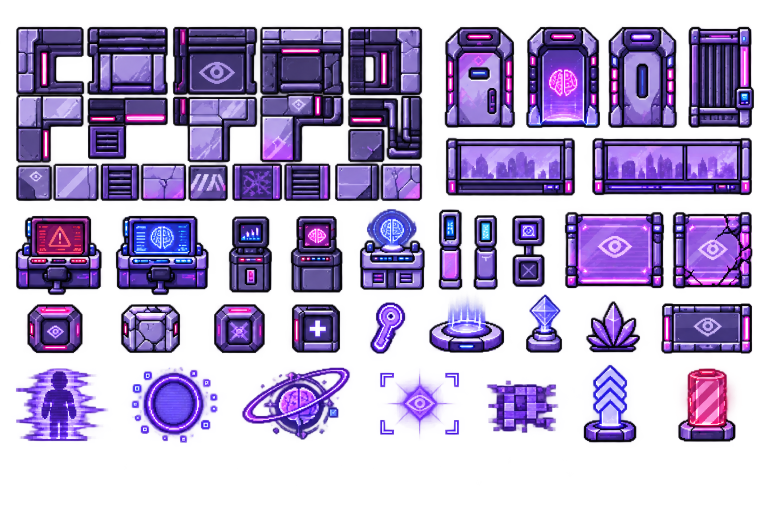
#> input picture Tools/SpriteCut/sheets/corporation_lavender.png, 1536 x 1024 px (shown at 1/2 size)
$ python segment.py sheets/corporation_lavender.png sheets/helloworld_holo.png 5
#> lines starting #> are read from the running program, lines starting #| are printed output that depends on the picture; after the words box and inside, x2 and y2 are one past the last pixel; in counts of white or black regions, pixels touching at a corner belong together
"""캐릭터 시트에서 배경을 지우고 포즈(덩어리)별 상자를 찾는다.
사용: python -I segment.py <시트.png> <출력 접두어> [밝기 기준]
배경 = 테두리에서 이어진 밝고 무채색인 픽셀 (체크무늬 배경도 포함). 안쪽의 흰 양말·눈은 테두리와 이어지지 않아 남는다."""
import sys
import numpy as np
from PIL import Image
from scipy import ndimage

src, out = sys.argv[1], sys.argv[2]
light = int(sys.argv[3]) if len(sys.argv) > 3 else 200
raw = Image.open(src)
#> raw is the input picture: PIL image 1536x1024 RGBA; mean R, G, B, A 54.1, 37.3, 86.5, 118.2
transparent = raw.mode == 'RGBA' and (np.array(raw)[:, :, 3] == 0).mean() > 0.2
#> transparent = True
img = raw.convert('RGB')
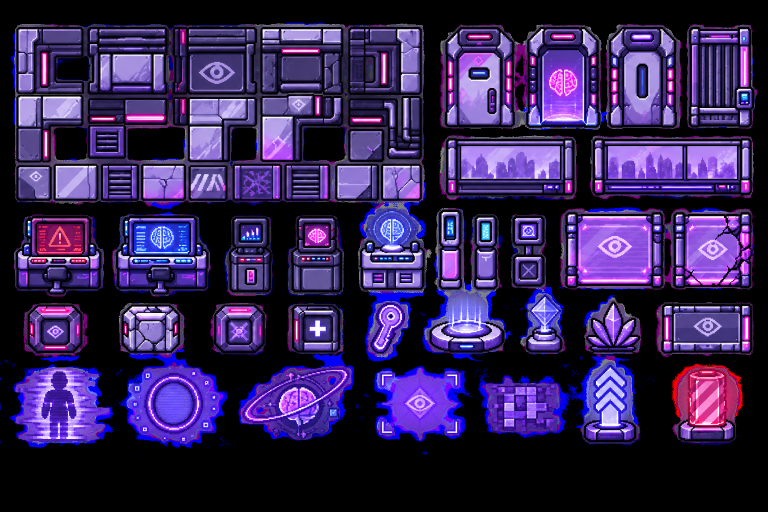
#> img: PIL image 1536x1024 RGB (shown at 1/2 size); mean R, G, B 54.1, 37.3, 86.5
if transparent:
    # 배경이 이미 투명한 시트: 반 이상 불투명한 픽셀만 캐릭터 (가장자리의 옅은 번짐은 버린다)
    fg = np.array(raw)[:, :, 3] >= 128
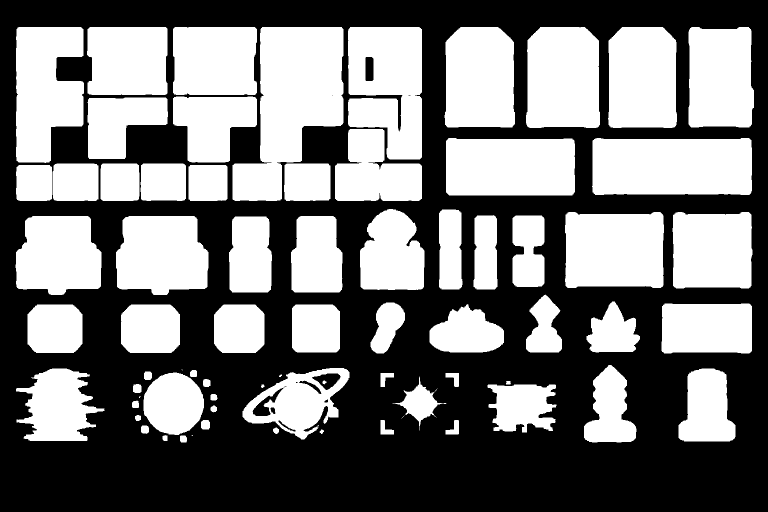
#> fg: shape (1024, 1536) bool (shown at 1/2 size); 46.8% white; 77 white regions (9 under 20 px), largest, box (x1, y1, x2, y2) and area: (465, 54, 687, 402) 46148, (1184, 276, 1504, 390) 35411, (696, 54, 844, 319) 32105
else:
    a = np.array(img).astype(int)
    mx, mn = a.max(axis=2), a.min(axis=2)
    bgish = (mn > light) & (mx - mn < 24)
    lab, n = ndimage.label(bgish)
    border = set(np.unique(np.concatenate([lab[0], lab[-1], lab[:, 0], lab[:, -1]]))) - {0}
    bg = np.isin(lab, list(border))
    fg = ~bg
    # 가장자리 1px 정도 남는 밝은 테두리(안티에일리어싱)를 줄인다
    fg = ndimage.binary_opening(fg, iterations=1)
print('transparent sheet' if transparent else 'background removed by color')
#| transparent sheet
alpha = (fg * 255).astype(np.uint8)
rgba = np.dstack([np.array(img), alpha])
Image.fromarray(rgba, 'RGBA').save(out + '_cut.png')

# 덩어리: 가까운 조각(머리카락 끝, 효과)을 묶으려고 넓혀서 라벨링
grown = ndimage.binary_dilation(fg, iterations=6)
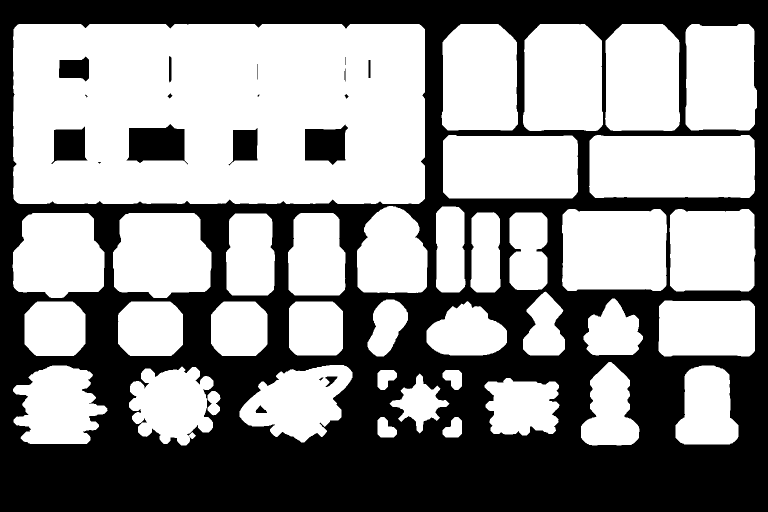
#> grown: shape (1024, 1536) bool (shown at 1/2 size); 56.1% white; 19 black regions (4 under 20 px), largest, box (x1, y1, x2, y2) and area: (0, 0, 1536, 1024) 668026, (253, 248, 376, 329) 7314, (610, 249, 696, 330) 5182
lab2, n2 = ndimage.label(grown)
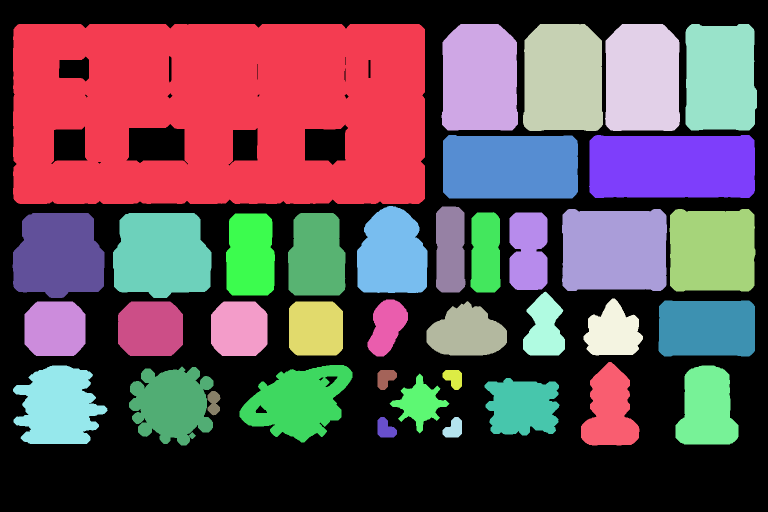
#> lab2: shape (1024, 1536) int32 (shown at 1/2 size); 39 distinct labels, from 0 to 38; one colour per label, 0 black
#> n2 = 38
boxes = []
for i, sl in enumerate(ndimage.find_objects(lab2)):
    ys, xs = sl
    h, w = ys.stop - ys.start, xs.stop - xs.start
    if h * w < 2500:
        continue
    boxes.append((ys.start, xs.start, ys.stop, xs.stop))
#> this loop made 38 passes
#> (h, w) on passes 1 to 12: (360, 824), (213, 153), (214, 160), (214, 150), (213, 143), (127, 270), (126, 332), (174, 141), (172, 59), (164, 210), (165, 172), (161, 60)
#> after the loop, boxes = 33 items, first 6: (48, 26, 408, 850), (48, 883, 261, 1036), (48, 1046, 262, 1206), (48, 1210, 262, 1360), (48, 1371, 261, 1514), (270, 886, 397, 1156)
boxes.sort(key=lambda b: (b[0] // 120, b[1]))
for b in boxes:
    print(b, 'w', b[3] - b[1], 'h', b[2] - b[0])
#> this loop made 33 passes
#> b on passes 1 to 12: (48, 26, 408, 850), (48, 883, 261, 1036), (48, 1046, 262, 1206), (48, 1210, 262, 1360), (48, 1371, 261, 1514), (270, 886, 397, 1156), (270, 1178, 396, 1510), (426, 25, 596, 209), (426, 226, 596, 423), (427, 452, 591, 550), (426, 576, 591, 691), (412, 714, 586, 855)
#| (48, 26, 408, 850) w 824 h 360
#| (48, 883, 261, 1036) w 153 h 213
#| (48, 1046, 262, 1206) w 160 h 214
#| (48, 1210, 262, 1360) w 150 h 214
#| (48, 1371, 261, 1514) w 143 h 213
#| (270, 886, 397, 1156) w 270 h 127
#| (270, 1178, 396, 1510) w 332 h 126
#| (426, 25, 596, 209) w 184 h 170
#> (further printed lines are left out)
print('count', len(boxes))
#| count 33

$ run again, on Tools/SpriteCut/sheets/undercity_neon.png
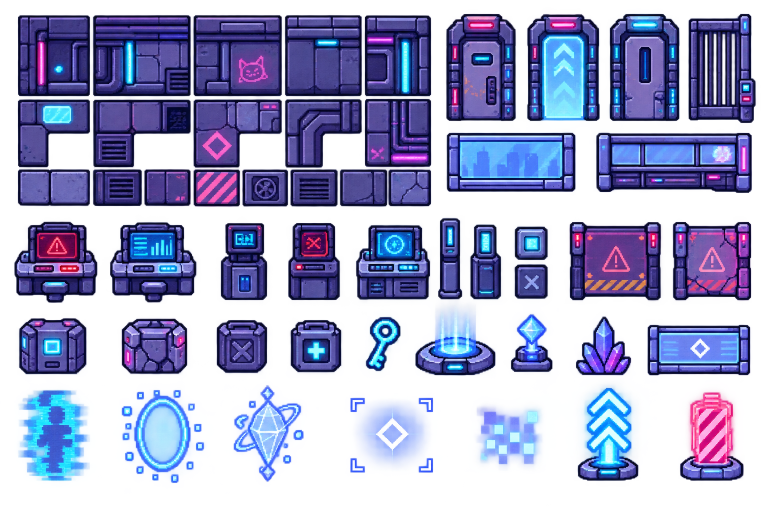
#> input picture Tools/SpriteCut/sheets/undercity_neon.png, 1536 x 1024 px (shown at 1/2 size)
#> raw is the input picture: PIL image 1536x1024 RGBA; mean R, G, B, A 44.5, 51.5, 100.8, 127.8
#> transparent = True
#> `fg = np.array(raw)[:, :, 3] >= 128`:
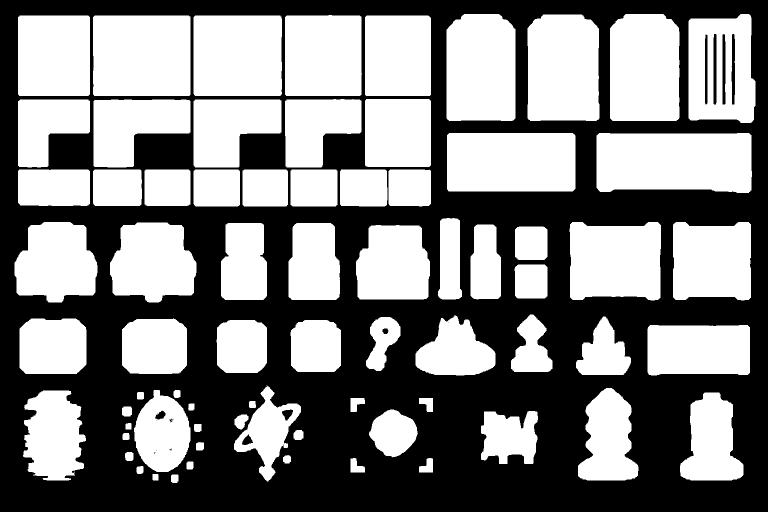
#> fg: shape (1024, 1536) bool (shown at 1/2 size); 50.8% white; 20 black regions (10 under 20 px), largest, box (x1, y1, x2, y2) and area: (0, 0, 1536, 1024) 769775, (1427, 68, 1433, 209) 834, (1463, 68, 1470, 209) 832
#| transparent sheet
#> grown: shape (1024, 1536) bool; 60.3% white; 12 black regions (1 under 20 px), largest, box (x1, y1, x2, y2) and area: (0, 0, 1536, 1024) 603159, (273, 271, 386, 339) 6482, (481, 270, 565, 338) 4814
#> `lab2, n2 = ndimage.label(grown)`:
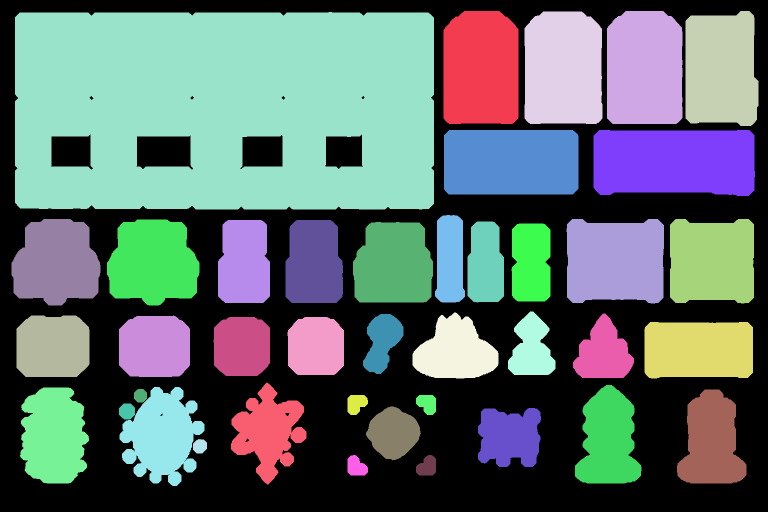
#> lab2: shape (1024, 1536) int32 (shown at 1/2 size); 41 distinct labels, from 0 to 40; one colour per label, 0 black
#> n2 = 40
#> the loop `for i, sl in enumerate(ndimage.find_objects(lab2)):` made 40 passes
#> (h, w) on passes 1 to 8: (226, 150), (226, 151), (230, 146), (225, 156), (395, 838), (129, 269), (132, 323), (175, 60)
#> after the loop `for i, sl in enumerate(ndimage.find_objects(lab2)):`: boxes = 33 items, first 6: (22, 887, 248, 1037), (22, 1214, 248, 1365), (22, 1371, 252, 1517), (23, 1049, 248, 1205), (24, 30, 419, 868), (260, 888, 389, 1157)
#> the loop `for b in boxes:` made 33 passes
#> (printed output is left out)
#| count 33
